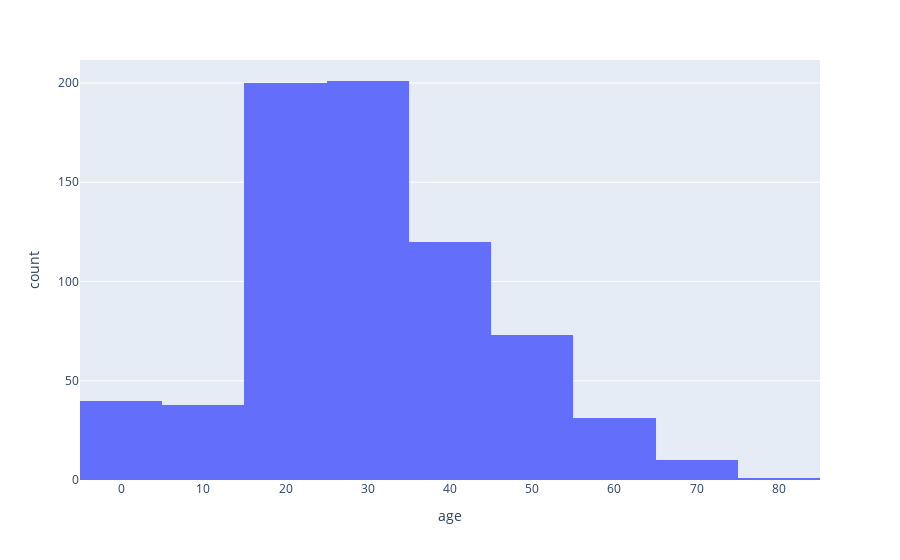

The notebook cell saved with this chart:
### Code cell
px.histogram(titanic, x="age", nbins=10) ## Viel stärker geglättet --> weniger Noise, aber auch weniger Informationen

### Figure 1 — Plotly figure (JSON) as saved in the notebook; plotly's stock layout.template omitted (floating-point values rounded to 4 significant figures; data arrays with more than 128 entries replaced by an {"elided": "..."} marker saying what was removed)
{"data": [{"alignmentgroup": "True", "bingroup": "x", "hovertemplate": "age=%{x}<br>count=%{y}<extra></extra>", "legendgroup": "", "marker": {"color": "#636efa"}, "name": "", "nbinsx": 10, "offsetgroup": "", "orientation": "v", "showlegend": false, "type": "histogram", "x": {"elided": "891 float values"}, "xaxis": "x", "yaxis": "y"}], "layout": {"barmode": "relative", "legend": {"tracegroupgap": 0}, "margin": {"t": 60}, "xaxis": {"anchor": "y", "domain": [0, 1], "title": {"text": "age"}}, "yaxis": {"anchor": "x", "domain": [0, 1], "title": {"text": "count"}}}}
